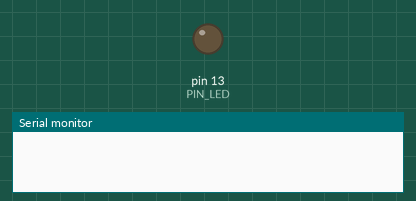
Recording of a sketch running on a simulated Arduino Uno, built with avr-gcc and run on an emulated ATmega328P. On the bench: output pins drawn as LEDs (lit = HIGH), the last lines printed to the serial monitor. Dashed ring = blinking.

Above: at 1.0 s.
At 2.5 s:
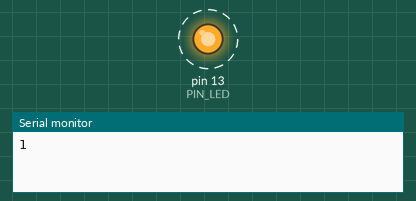
Timing chart, 0 to 4.6 s (numbered marks = the images above):
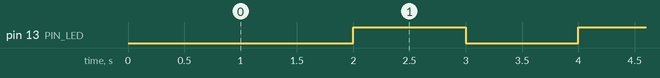

Measured:
- by itself, pin 13 (PIN_LED): alternates HIGH for 1.0 s and LOW for 1.0 s

The sketch:

04_example_3.ino
```cpp
#define PIN_LED 13
int count = 0;
void setup() {
  Serial.begin(115200);

  pinMode(PIN_LED, OUTPUT);
}
void loop() {
  delay(1000);
  Serial.println(++count);
  digitalWrite(PIN_LED,0);
  delay(1000);
  digitalWrite(PIN_LED,1);
}
```
